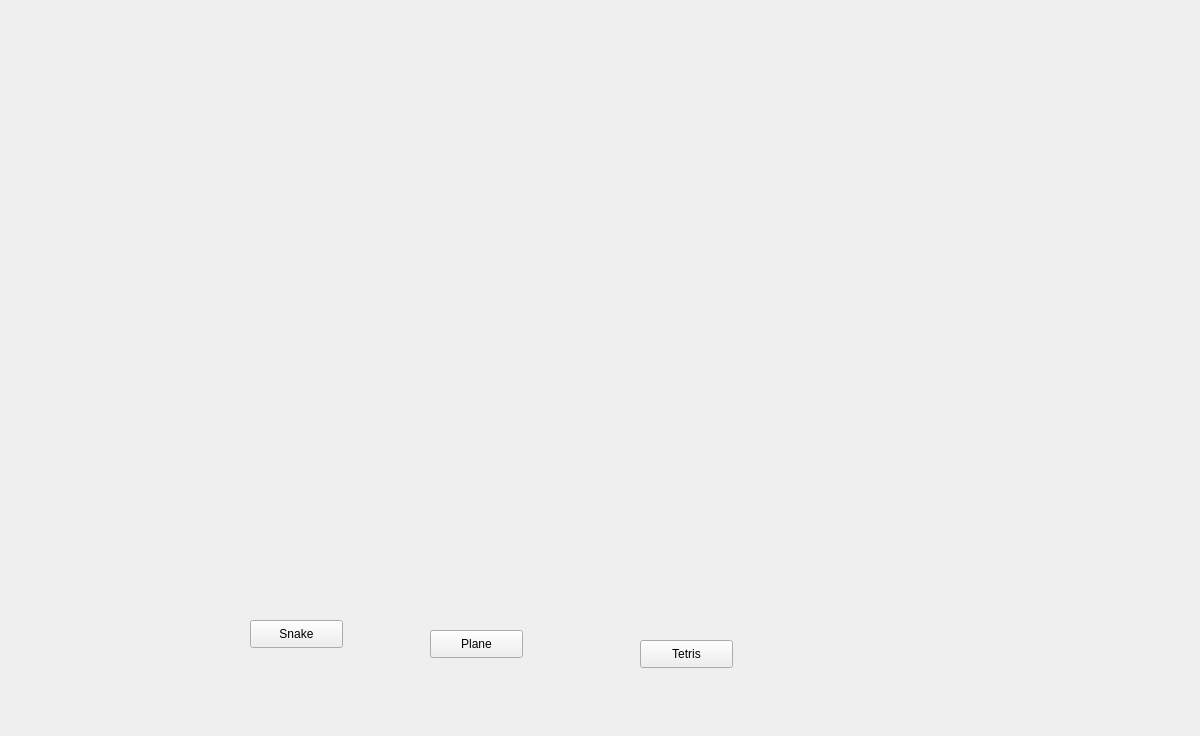
<?xml version="1.0" encoding="UTF-8"?>
<ui version="4.0">
 <class>MainWindow</class>
 <widget class="QMainWindow" name="MainWindow">
  <property name="geometry">
   <rect>
    <x>0</x>
    <y>0</y>
    <width>1200</width>
    <height>736</height>
   </rect>
  </property>
  <property name="windowTitle">
   <string>Pixel game</string>
  </property>
  <property name="windowIcon">
   <iconset>
    <normaloff>img/Tetris.ico</normaloff>img/Tetris.ico</iconset>
  </property>
  <widget class="QWidget" name="centralWidget">
   <widget class="QPushButton" name="snakeBtn">
    <property name="geometry">
     <rect>
      <x>250</x>
      <y>620</y>
      <width>93</width>
      <height>28</height>
     </rect>
    </property>
    <property name="text">
     <string>Snake</string>
    </property>
   </widget>
   <widget class="QPushButton" name="planebutton">
    <property name="geometry">
     <rect>
      <x>430</x>
      <y>630</y>
      <width>93</width>
      <height>28</height>
     </rect>
    </property>
    <property name="text">
     <string>Plane</string>
    </property>
   </widget>
   <widget class="QPushButton" name="Tetris">
    <property name="geometry">
     <rect>
      <x>640</x>
      <y>640</y>
      <width>93</width>
      <height>28</height>
     </rect>
    </property>
    <property name="text">
     <string>Tetris</string>
    </property>
   </widget>
  </widget>
 </widget>
 <layoutdefault spacing="6" margin="11"/>
 <resources/>
 <connections/>
</ui>
